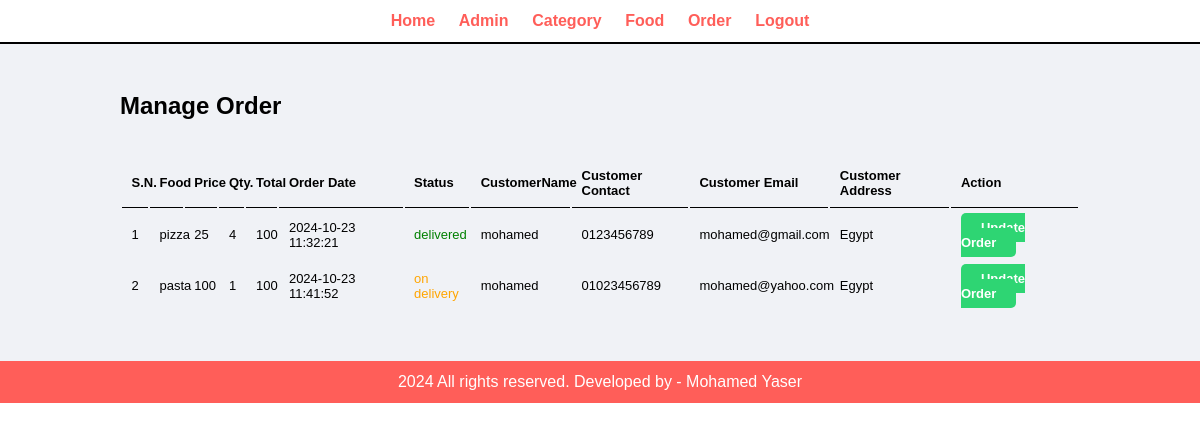
Screenshot of /admin/manage-order.php (signed in) with the database file from the repository.
### tables this page shows
CREATE TABLE `tbl_order` (
  `id` int(10) UNSIGNED NOT NULL,
  `food` varchar(150) NOT NULL,
  `price` decimal(10,0) NOT NULL,
  `qty` int(11) NOT NULL,
  `total` decimal(10,0) NOT NULL,
  `order_date` datetime NOT NULL,
  `status` varchar(50) NOT NULL,
  `customer_name` varchar(150) NOT NULL,
  `customer_contact` varchar(20) NOT NULL,
  `customer_email` varchar(150) NOT NULL,
  `customer_address` varchar(255) NOT NULL
);

### admin/manage-order.php (the view, shortened to what this page needs)
<!DOCTYPE html>
<html>
<head>
    <link rel="stylesheet" href="../css/admin.css" />
</head>
<?php include('parts/menu.php') ?>
<div class="main-content">
    <div class="apper">
        <h2>Manage Order</h2><br />
        <br />
        <table class="tbl-full">
            <tr>
                <th>S.N.</th>
                <th>Food</th>
                <th>Price</th>
                <th>Qty.</th>
                <th>Total</th>
                <th>Order Date</th>
                <th>Status</th>
                <th>CustomerName</th>
                <th>Customer Contact</th>
                <th>Customer Email</th>
                <th>Customer Address</th>
                <th>Action</th>
            </tr>
            <?php
            $sql = "SELECT * FROM tbl_order";
            $res = mysqli_query($conn, $sql);
            $ornum = 1;
            $count = mysqli_num_rows($res);
            if ($count > 0) {
                while ($row = mysqli_fetch_array($res)) {
                    $id = $row['id'];
                    $food = $row['food'];
                    $price = $row['price'];
                    $qty = $row['qty'];
                    $total = $row['total'];
                    $order_date = $row['order_date'];
                    $status= $row['status'];
                    $customer_name = $row['customer_name'];
                    $customer_contact = $row['customer_contact'];
                    $customer_email = $row['customer_email'];
                    $customer_address = $row['customer_address'];
                    ?>
            <tr>
                <td><?=$ornum++?></td>
                <td><?=$food?></td>
                <td><?=$price?></td>
                <td><?=$qty?></td>
                <td><?=$total?></td>
                <td><?=$order_date?></td>
                <td>
                    <?php
                        if ($status == "ordered") {
                            echo "<label>$status<label>";
                        } elseif ($status == "on delivery") {
                            echo "<label style='color : orange'>$status<label>";
                        } elseif ($status == "delivered") {
                            echo "<label style='color : green'>$status<label>";
                        } elseif ($status == "cancelled") {
                            echo "<label style='color : red'>$status<label>";
                        }
                    ?>
                </td>
                <td><?=$customer_name?></td>
                <td><?=$customer_contact?></td>
                <td><?=$customer_email?></td>
                <td><?=$customer_address?></td>
                <td>
                    <a href="<?=HOMEURL?>admin/Update-order.php?id=<?=$id?>" class="btn-secondry">Update Order</a>
                </td>
            </tr>
            <?php
                }
            }
            ?>
        </table>
    </div>
</div>
<?php include('parts/footer.php') ?>

### css/admin.css (style rules this page uses)
* { margin: 0; padding: 0; font-family: Arial, Helvetica, sans-serif; }
.apper { padding: 1%; margin: auto; width: 80%; }
.btn-secondry { background-color: #2ed573; color: white; padding: 7px 20px; border: 0px; border-radius: 5px; text-decoration: none; font-weight: bold; font-size: 13px; }
.tbl-full { width: 100%; }
table tr th { border-bottom: 1px solid black; padding: 1%; text-align: left; font-size: 13px; }
table tr td { padding: 1%; font-size: 13px; }
.main-content { background-color: #f0f2f6; padding: 3% 0; }

### rows the page displays
tbl_order: food "pizza", price "25", qty "4", total "100", order_date "2024-10-23 11:32:21", status "delivered", customer_name "mohamed", customer_contact "0123456789", customer_email "mohamed@gmail.com", customer_address "Egypt"
tbl_order: food "pasta", price "100", qty "1", total "100", order_date "2024-10-23 11:41:52", status "on delivery", customer_name "mohamed", customer_contact "01023456789", customer_email "mohamed@yahoo.com", customer_address "Egypt"
